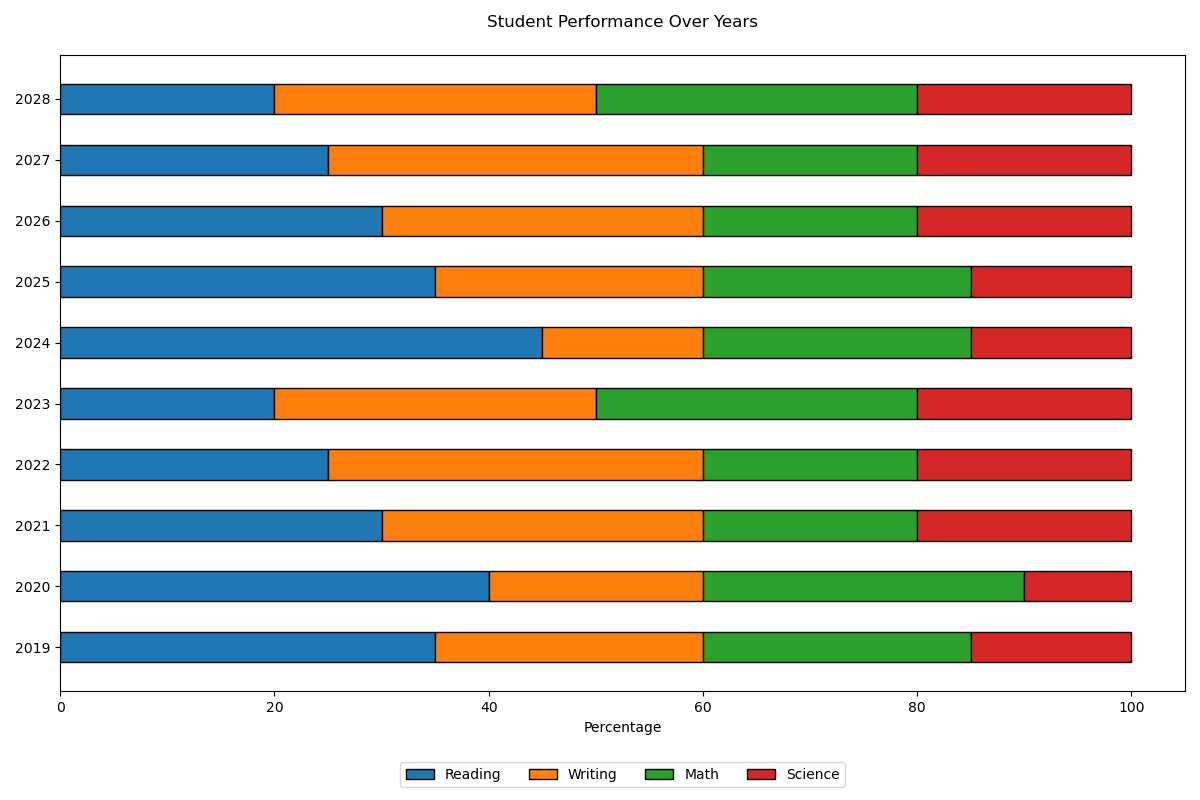

Generate this figure with Python:

import matplotlib.pyplot as plt
import numpy as np

data = {
    'Category': ['2019', '2020', '2021', '2022', '2023', '2024', '2025', '2026', '2027', '2028'],
    'Reading': [35, 40, 30, 25, 20, 45, 35, 30, 25, 20],
    'Writing': [25, 20, 30, 35, 30, 15, 25, 30, 35, 30],
    'Math': [25, 30, 20, 20, 30, 25, 25, 20, 20, 30],
    'Science': [15, 10, 20, 20, 20, 15, 15, 20, 20, 20]
}

categories = data['Category']
reading = data['Reading']
writing = data['Writing']
math = data['Math']
science = data['Science']

fig, ax = plt.subplots(figsize=(12, 8))

bar_width = 0.5

bar_positions = np.arange(len(categories))

ax.barh(bar_positions, reading, color='#1f77b4', edgecolor='black', height=bar_width, label='Reading')
ax.barh(bar_positions, writing, color='#ff7f0e', edgecolor='black', height=bar_width, left=reading, label='Writing')
ax.barh(bar_positions, math, color='#2ca02c', edgecolor='black', height=bar_width, left=np.add(reading, writing), label='Math')
ax.barh(bar_positions, science, color='#d62728', edgecolor='black', height=bar_width, left=np.add(reading, np.add(writing, math)), label='Science')

ax.set_yticks(bar_positions)
ax.set_yticklabels(categories)
ax.set_xlabel('Percentage')
ax.set_title('Student Performance Over Years', pad=20)
ax.legend(loc='upper center', bbox_to_anchor=(0.5, -0.1), ncol=4)

plt.tight_layout()
plt.show()
